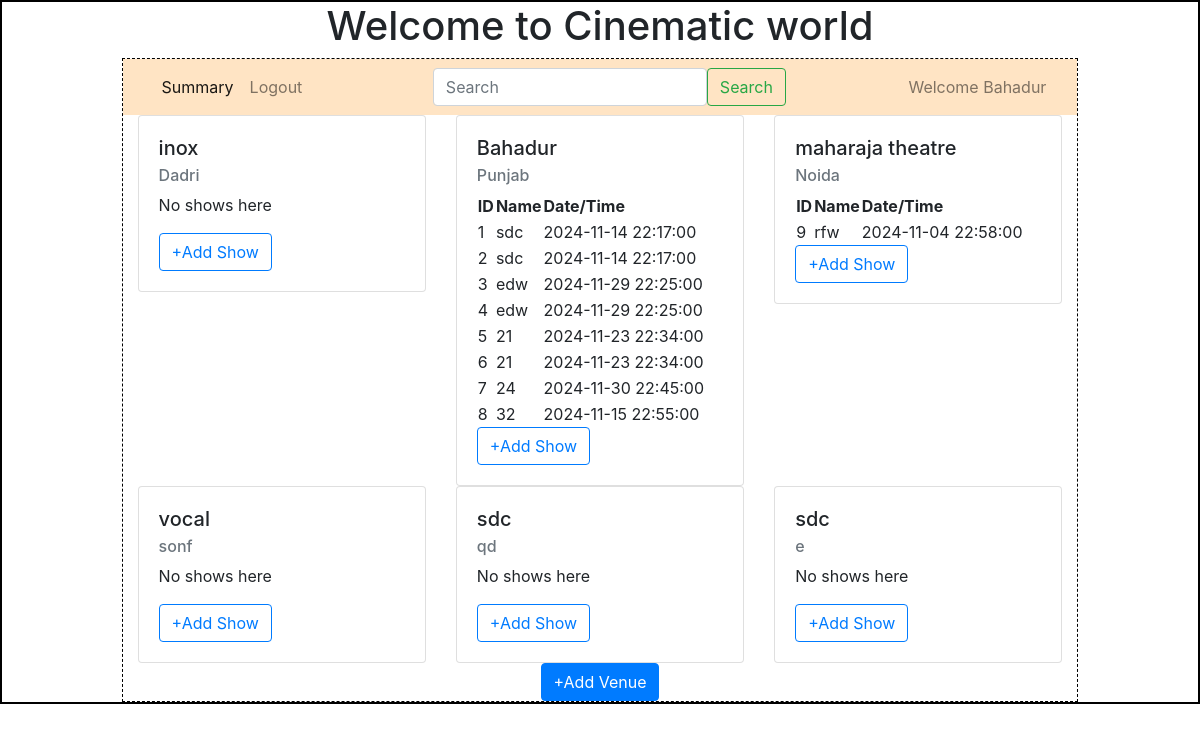
/admin/Bahadur, run on an earlier commit of the app's database.
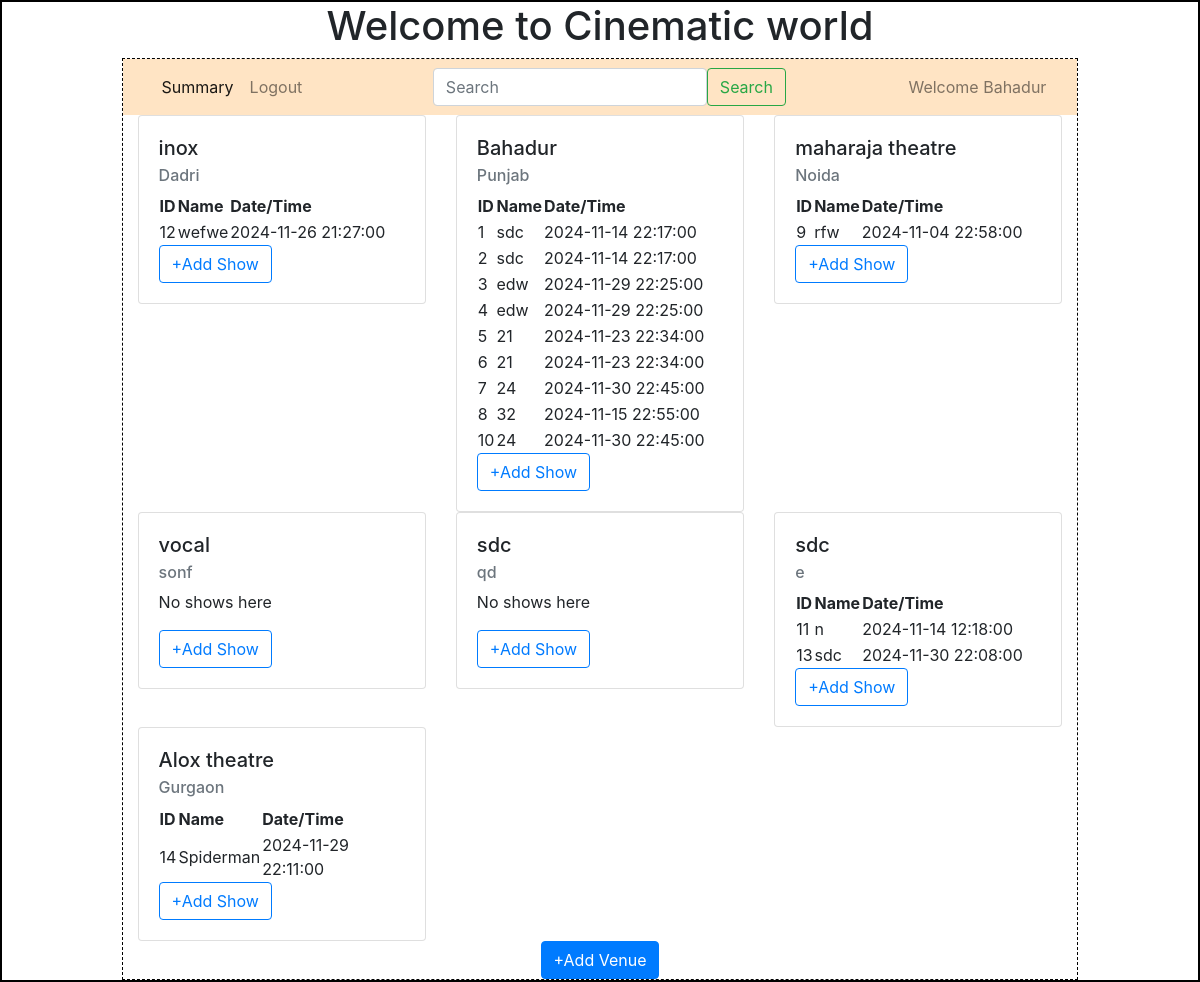
And on a later commit of the database.
### backend/models.py (models this page shows)
class Theatre(db.Model):
    __tablename__="theatre"
    id=db.Column(db.Integer,primary_key=True)
    name=db.Column(db.String,nullable=False)
    location=db.Column(db.String,nullable=False)
    capacity=db.Column(db.Integer,nullable=False)
    pincode=db.Column(db.Integer,nullable=False)
    shows=db.relationship("Show",cascade="all, delete",backref="theatre",lazy=True)#theatre can access all of his shows

class Show(db.Model):
    __tablename__="show"
    id=db.Column(db.Integer,primary_key=True)
    name=db.Column(db.String,nullable=False)
    tags=db.Column(db.String,nullable=False)
    ratings=db.Column(db.Integer,default=0)
    tkt_price=db.Column(db.Float,default=0.0)
    date_time=db.Column(db.DateTime,nullable=False)
    theatre_id=db.Column(db.Integer,db.ForeignKey("theatre.id"),nullable=False)
    tickets=db.relationship("Ticket",cascade="all, delete",backref="show",lazy=True)#user can access all of his ticketes

### backend/controllers.py (the view)
@app.route("/admin/<name>")
def admin(name):
    theatres=get_theatres()
    return render_template("admin_dashboard.html",name=name,theatres=theatres)

### backend/controllers.py (called while the page is built)
def get_theatres():
    theatres=Theatre.query.all()
    return theatres

### templates/admin_dashboard.html
{%extends "admin_layout.html"%}>
{%block content%}
            <div class="container">
              {%if theatres%}
                <div class="row">
                  {%for theatre in theatres%}
                  <div class="col">
                    <div class="card" style="width: 18rem;">
                        <div class="card-body">
                          <h5 class="card-title">{{theatre.name}}</h5>
                          <h6 class="card-subtitle mb-2 text-muted">{{theatre.location}}</h6>
                          {%if theatre.shows%}
                          <table>
                            <tr><th>ID</th><th>Name</th><th>Date/Time</th></tr>
                            {%for show in theatre.shows%}
                            <tr><td>{{show.id}}</td><td>{{show.name}}</td><td>{{show.date_time}}</td></tr>
                            {%endfor%}
                          </table>
                          {%else%}
                          <p>No shows here</p>
                          {%endif%}
                          <a href="/show/{{theatre.id}}/{{name}}" type="button" class="btn btn-outline-primary">+Add Show</a>
                        </div>
                      </div>
                  </div>
                  {%endfor%}
                </div>
                {%else%}
                  <h3 class="center">No venues are available</h3>
                {%endif%}
              </div>
              <center><a href="/venue/{{name}}" type="button" class="btn btn-primary">+Add Venue</a></center>
{%endblock%}

### templates/admin_layout.html (shortened to what this page needs)
<!DOCTYPE html>
<html lang="en">
<head>
    <link rel="stylesheet" href="/static/styles/main.css">
    <link rel="stylesheet" href="https://cdn.jsdelivr.net/npm/bootstrap@4.0.0/dist/css/bootstrap.min.css">
</head>
<body>
    <div class="my_container">
        <h1><center> Welcome to Cinematic world</h1></center>
        <div class="my_panel">
            <nav class="navbar navbar-expand-lg navbar-light" style="background-color: bisque;">
                <div class="container-fluid">
                    <ul class="navbar-nav me-auto mb-2 mb-lg-0">
                      <li class="nav-item">
                        <a class="nav-link active" aria-current="page" href="#">Summary</a>
                      </li>
                      <li class="nav-item">
                        <a class="nav-link" href="/admin/{{name}}">Logout</a>
                      </li>
                    </ul>
                    <form class="d-flex" method="POST" action="/search/{{name}}">
                      <input class="form-control me-2" type="search" placeholder="Search" aria-label="Search" name="search_txt" id="search_txt">
                      <button class="btn btn-outline-success" type="submit">Search</button>
                    </form>
                    <span class="navbar-text">
                      Welcome {{name}}
                    </span>
                </div>
            </nav>
            {%block content%}
            {%endblock%}
        </div>
    </div>
</body>
</html>

### static/styles/main.css (style rules this page uses)
.my_container { border: 2px solid black; }
.my_panel { width: 80%; margin: auto; height: auto; border: 1px dashed black; }

What changed in the data, as far as the page shows it:
computed for Theatre "inox": text "No shows here" → "ID Name Date/Time"
added Show: id "12", name "wefwe", date_time "2024-11-26 21:27:00", shown under Theatre "inox"
added Show: id "10", name "24", date_time "2024-11-30 22:45:00", shown under Theatre "Bahadur"
computed for Theatre (number 6 of 7 on the later page): text "No shows here" → "ID Name Date/Time"
added Show: id "11", name "n", date_time "2024-11-14 12:18:00", shown under Theatre (number 6 of 7 on the later page)
added Show: id "13", name "sdc", date_time "2024-11-30 22:08:00", shown under Theatre (number 6 of 7 on the later page)
added Theatre: name "Alox theatre", location "Gurgaon"
added Show: id "14", name "Spiderman", date_time "2024-11-29 22:11:00", shown under "Alox theatre"
